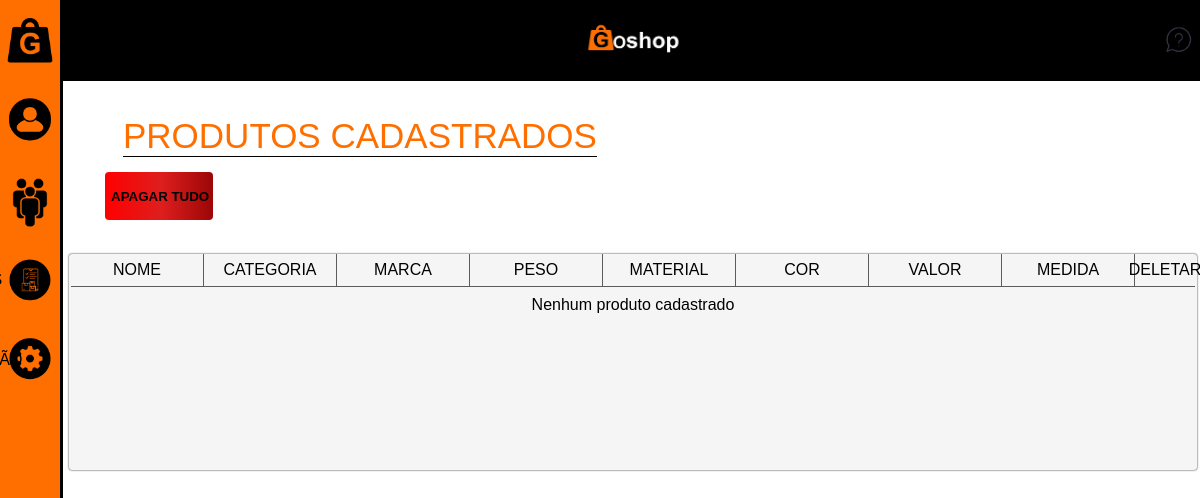
/produtos-cadastrados.php, run on an earlier commit of the app's database.
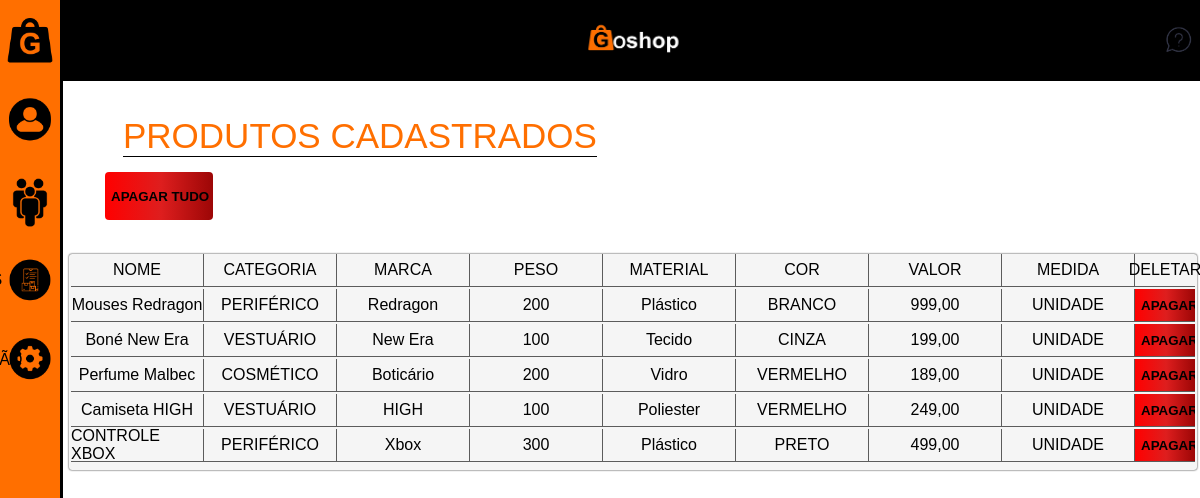
And on a later commit of the database.
### tables this page shows
CREATE TABLE `produtos` (
  `id` int(11) NOT NULL,
  `nome_produto` varchar(255) DEFAULT NULL,
  `categoria_produto` enum('PERIFÉRICO','COSMÉTICO','VESTUÁRIO') DEFAULT NULL,
  `marca_produto` varchar(255) DEFAULT NULL,
  `peso_produto` varchar(50) DEFAULT NULL,
  `material_produto` varchar(255) DEFAULT NULL,
  `cor_produto` enum('PRETO','BRANCO','PRATA','AZUL','VERMELHO','VERDE','ROSA','ROXO','AMARELO','LARANJA','CINZA','CIANO') DEFAULT NULL,
  `preco_venda` decimal(10,2) DEFAULT NULL,
  `unidade_medida` enum('UNIDADE','CAIXA','LITRO','QUILO') DEFAULT NULL,
  `garantia_produto` enum('3 MESES','6 MESES','1 ANO','1,5 ANO','2 ANOS','3 ANOS') DEFAULT NULL,
  `descricao_produto` text DEFAULT NULL,
  `img_produto` varchar(255) DEFAULT NULL,
  `quantidade_produto` int(11) DEFAULT 0
);

### php/mostrar-todos-produtos-cadastrados.php (the view, shortened to what this page needs)
<?php
$servername = "localhost";
$username = "root";
$password = "";
$dbname = "ECOMMERCE_PROJECT";
$conn = new mysqli($servername, $username, $password, $dbname);
$sql = "SELECT id, nome_produto, categoria_produto, marca_produto, peso_produto, material_produto, cor_produto, preco_venda, unidade_medida
        FROM produtos
        ORDER BY id DESC";
$result = $conn->query($sql);
if ($result->num_rows > 0) {
    while($row = $result->fetch_assoc()) {
        echo '<div class="coluna-informacao">';
        echo '<div class="informacoes-produtos-cadastrados"><p>' . $row['nome_produto'] . '</p></div>';
        echo '<div class="informacoes-produtos-cadastrados"><p>' . $row['categoria_produto'] . '</p></div>';
        echo '<div class="informacoes-produtos-cadastrados"><p>' . $row['marca_produto'] . '</p></div>';
        echo '<div class="informacoes-produtos-cadastrados"><p>' . $row['peso_produto'] . '</p></div>';
        echo '<div class="informacoes-produtos-cadastrados"><p>' . $row['material_produto'] . '</p></div>';
        echo '<div class="informacoes-produtos-cadastrados"><p>' . $row['cor_produto'] . '</p></div>';
        echo '<div class="informacoes-produtos-cadastrados"><p>' . number_format($row['preco_venda'], 2, ',', '.') . '</p></div>';
        echo '<div class="informacoes-produtos-cadastrados"><p>' . $row['unidade_medida'] . '</p></div>';
        echo '<div class="informacoes-produtos-cadastrados" style="border-right: none; width:5vw;">';
        echo '<form action="" method="post" style="display:inline;">
                <input type="hidden" name="product_id" value="' . $row['id'] . '">
                <input type="submit" value="APAGAR" class="apagar-produto-button">
              </form>';
        echo '</div>';
        echo '</div>';
    }
} else {
    echo '<div class="informacoes-produtos-cadastrados" colspan="8" style="width:100%; border:none;"><p>Nenhum produto cadastrado</p></div>';
}
?>

What changed in the data, as far as the page shows it:
added produtos: nome_produto "Mouses Redragon", categoria_produto "PERIFÉRICO", marca_produto "Redragon", peso_produto "200", material_produto "Plástico", cor_produto "BRANCO", preco_venda "999,00", unidade_medida "UNIDADE"
added produtos: nome_produto "Boné New Era", categoria_produto "VESTUÁRIO", marca_produto "New Era", peso_produto "100", material_produto "Tecido", cor_produto "CINZA", preco_venda "199,00", unidade_medida "UNIDADE"
added produtos: nome_produto "Perfume Malbec", categoria_produto "COSMÉTICO", marca_produto "Boticário", peso_produto "200", material_produto "Vidro", cor_produto "VERMELHO", preco_venda "189,00", unidade_medida "UNIDADE"
added produtos: nome_produto "Camiseta HIGH", categoria_produto "VESTUÁRIO", marca_produto "HIGH", peso_produto "100", material_produto "Poliester", cor_produto "VERMELHO", preco_venda "249,00", unidade_medida "UNIDADE"
added produtos: nome_produto "CONTROLE XBOX", categoria_produto "PERIFÉRICO", marca_produto "Xbox", peso_produto "300", material_produto "Plástico", cor_produto "PRETO", preco_venda "499,00", unidade_medida "UNIDADE"
Also different on the page:
text no longer shown: "Nenhum produto cadastrado"
